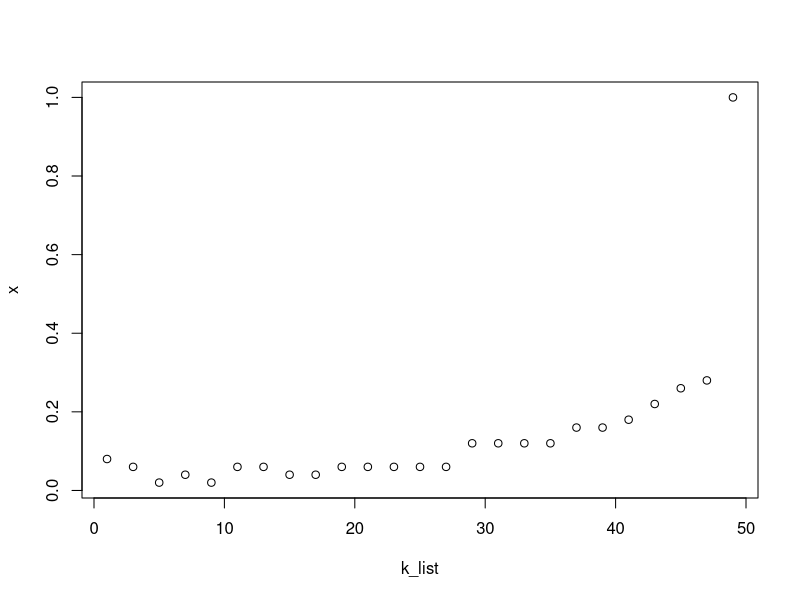

Write the R code that produced this figure.
library(MASS)
library(class)
data(iris3)
train<-rbind(iris3[1:25,,2],iris3[1:25,,3])
train <- scale(train)
test<-rbind(iris3[26:50,,2],iris3[26:50,,3])
test <- scale(test)
cl<-factor(c(rep("c",25),rep("v",25)))  

x <- list()
k_list <- list()
for (i in 1:25){
  k <- 2*i -1
  k_list <- c(k_list,list(2*i -1))
  knn_k <- knn.cv(train,cl,k,prob=TRUE) 
  x <- c(x,list((sum(cl!=knn_k))/50 ))
}
x
k_list
plot(k_list,x)
